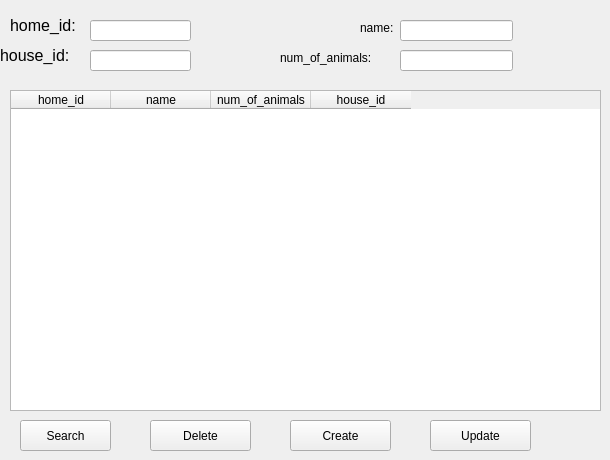
      <widget class="QWidget" name="home_page">
       <property name="styleSheet">
        <string notr="true">#home_page{background-color: rgb(255, 255, 127);}</string>
       </property>
       <widget class="QLabel" name="home_text_label1">
        <property name="geometry">
         <rect>
          <x>10</x>
          <y>10</y>
          <width>81</width>
          <height>31</height>
         </rect>
        </property>
        <property name="font">
         <font>
          <pointsize>12</pointsize>
         </font>
        </property>
        <property name="text">
         <string>home_id:</string>
        </property>
       </widget>
       <widget class="QLineEdit" name="home_homeid_input_lineEdit">
        <property name="geometry">
         <rect>
          <x>90</x>
          <y>20</y>
          <width>101</width>
          <height>21</height>
         </rect>
        </property>
       </widget>
       <widget class="QLabel" name="home_text_label2">
        <property name="geometry">
         <rect>
          <x>0</x>
          <y>40</y>
          <width>91</width>
          <height>31</height>
         </rect>
        </property>
        <property name="font">
         <font>
          <pointsize>12</pointsize>
         </font>
        </property>
        <property name="text">
         <string>house_id:</string>
        </property>
       </widget>
       <widget class="QLineEdit" name="home_houseid_input_lineEdit">
        <property name="geometry">
         <rect>
          <x>90</x>
          <y>50</y>
          <width>101</width>
          <height>21</height>
         </rect>
        </property>
       </widget>
       <widget class="QLabel" name="home_text_label3">
        <property name="geometry">
         <rect>
          <x>360</x>
          <y>20</y>
          <width>51</width>
          <height>16</height>
         </rect>
        </property>
        <property name="text">
         <string>name:</string>
        </property>
       </widget>
       <widget class="QLineEdit" name="home_name_input_lineEdit">
        <property name="geometry">
         <rect>
          <x>400</x>
          <y>20</y>
          <width>113</width>
          <height>21</height>
         </rect>
        </property>
       </widget>
       <widget class="QLabel" name="home_text_label4">
        <property name="geometry">
         <rect>
          <x>280</x>
          <y>50</y>
          <width>121</width>
          <height>16</height>
         </rect>
        </property>
        <property name="text">
         <string>num_of_animals:</string>
        </property>
       </widget>
       <widget class="QLineEdit" name="home_animals_input_lineEdit">
        <property name="geometry">
         <rect>
          <x>400</x>
          <y>50</y>
          <width>113</width>
          <height>21</height>
         </rect>
        </property>
       </widget>
       <widget class="QTableWidget" name="home_homeDisplay_tableWidget">
        <property name="geometry">
         <rect>
          <x>10</x>
          <y>90</y>
          <width>591</width>
          <height>321</height>
         </rect>
        </property>
        <column>
         <property name="text">
          <string>home_id</string>
         </property>
        </column>
        <column>
         <property name="text">
          <string>name</string>
         </property>
        </column>
        <column>
         <property name="text">
          <string>num_of_animals</string>
         </property>
        </column>
        <column>
         <property name="text">
          <string>house_id</string>
         </property>
        </column>
       </widget>
       <widget class="QPushButton" name="home_search_pushButton">
        <property name="geometry">
         <rect>
          <x>20</x>
          <y>420</y>
          <width>91</width>
          <height>31</height>
         </rect>
        </property>
        <property name="text">
         <string>Search</string>
        </property>
       </widget>
       <widget class="QPushButton" name="home_delete_pushButton">
        <property name="geometry">
         <rect>
          <x>150</x>
          <y>420</y>
          <width>101</width>
          <height>31</height>
         </rect>
        </property>
        <property name="text">
         <string>Delete</string>
        </property>
       </widget>
       <widget class="QPushButton" name="home_create_pushButton">
        <property name="geometry">
         <rect>
          <x>290</x>
          <y>420</y>
          <width>101</width>
          <height>31</height>
         </rect>
        </property>
        <property name="text">
         <string>Create</string>
        </property>
       </widget>
       <widget class="QPushButton" name="home_update_pushButton">
        <property name="geometry">
         <rect>
          <x>430</x>
          <y>420</y>
          <width>101</width>
          <height>31</height>
         </rect>
        </property>
        <property name="text">
         <string>Update</string>
        </property>
       </widget>
      </widget>
